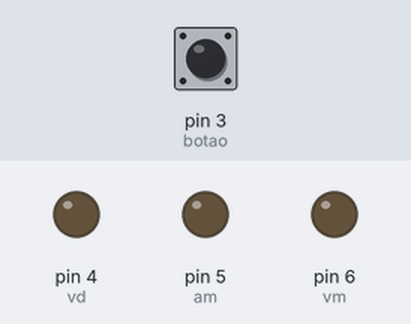
The sketch below on a simulated Arduino Uno, built with avr-gcc and run on an emulated ATmega328P. On the bench: output pins drawn as LEDs (lit = HIGH). Inputs (shaded band) come from the test bench; at power-on: pin 3 (botao) LOW.

Above: at 1.2 s.
1.3 s: pin 3 (botao) pulled HIGH for 0.15 s
At 2.1 s:
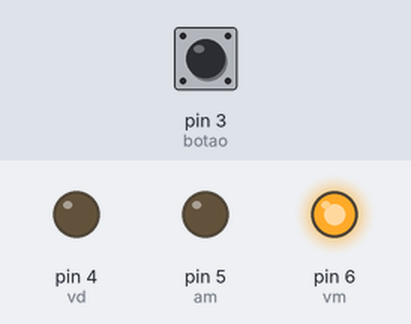
At 7.1 s:
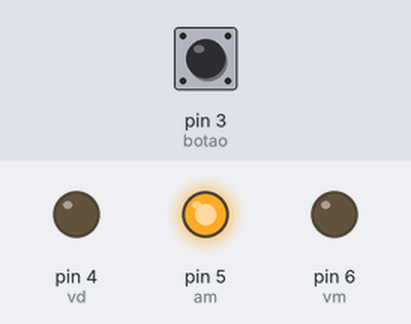
Timing chart, 0 to 9.8 s (numbered marks = the images above; inputs shaded):
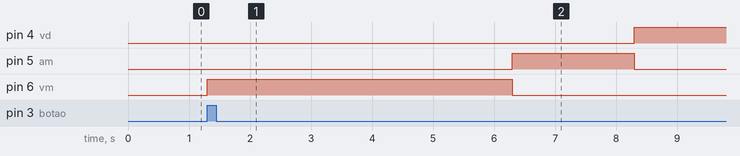

Measured:
- after the input at 1.3 s, pin 4 (vd): LOW → HIGH after 7.0 s; pin 5 (am): LOW → HIGH after 5.0 s, → LOW 2.0 s later; pin 6 (vm): LOW → HIGH at once, → LOW 5.0 s later

The sketch:

aula9_271217_DESAFIO-FAROL.ino
```cpp
const int vm = 6;
const int am = 5;
const int vd = 4;
const int botao = 3;
int estb = LOW;
int uestb = LOW;
int estvm = LOW;
int uestvm = LOW;
int estam = LOW;
int uestam = LOW;
int estvd = LOW;
int uestvd = LOW;

void setup() {
  // put your setup code here, to run once:
pinMode (vm,OUTPUT);
pinMode (am,OUTPUT);
pinMode (vd,OUTPUT);
pinMode (botao,INPUT);


}

void loop() {
  // put your main code here, to run repeatedly:
  estb = digitalRead (botao);

switch (estb) {
   case 1:
   digitalWrite (vm,HIGH);
   digitalWrite (am,LOW);
   digitalWrite (vd,LOW);
   delay(5000);
   //break;
   case 2:
   digitalWrite (am,HIGH);
   digitalWrite (vm,LOW);
   digitalWrite (vd,LOW);
   delay(2000);
  // break;
   case 3:
   digitalWrite (vd,HIGH);
   digitalWrite (am,LOW);
   digitalWrite (vm,LOW);
   delay(7000);

   //break;

   //default:
  // digitalWrite (botao,HIGH);
return;

}
   }
```
